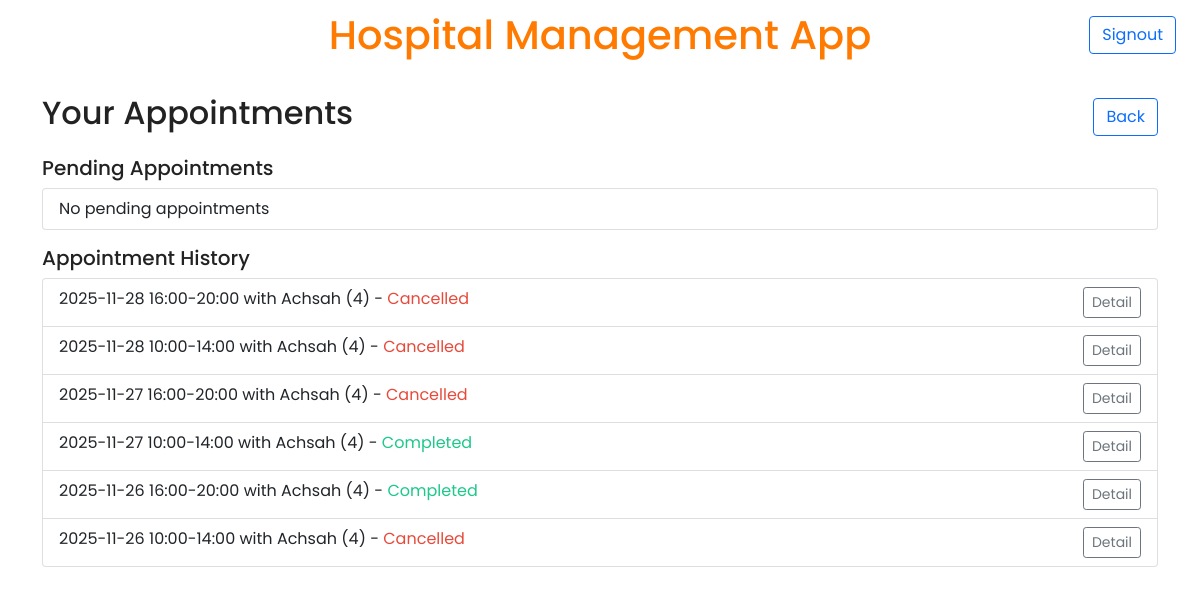
/patient/appointments (signed in), run on the app's committed database.
### backend/models.py (models this page shows)
class Appointment(db.Model):
  __tablename__ = 'appointments'
  id = db.Column(db.Integer, primary_key=True)
  patient_id = db.Column(db.Integer, db.ForeignKey('patients.id', ondelete='CASCADE'), nullable=False)
  doctor_id = db.Column(db.Integer, db.ForeignKey('doctors.id', ondelete='CASCADE'), nullable=False)
  appointment_date = db.Column(db.String, nullable=False)
  appointment_time = db.Column(db.String, nullable=False)
  status = db.Column(db.String, nullable=False, default='Booked')
  notes = db.Column(db.Text)
  created_at = db.Column(db.DateTime, server_default=db.func.current_timestamp())
  __table_args__ = (db.UniqueConstraint('doctor_id', 'appointment_date', 'appointment_time', name='uix_appointment'),)
  treatments = db.relationship('Treatment', backref='appointment_obj', cascade='all, delete-orphan', passive_deletes=True)

class Doctor(db.Model):
  __tablename__ = 'doctors'
  id = db.Column(db.Integer, primary_key=True)
  name = db.Column(db.String, nullable=False)
  email = db.Column(db.String, unique=True, nullable=False)
  password = db.Column(db.String, nullable=False)
  specialization_id = db.Column(db.Integer, db.ForeignKey('departments.id', ondelete='SET NULL'))
  bio = db.Column(db.Text)
  blacklisted = db.Column(db.Integer, default=0)
  appointments = db.relationship('Appointment', backref='doctor_obj', lazy='dynamic', passive_deletes=True)
  availabilities = db.relationship('DoctorAvailability', backref='doctor_obj', cascade='all, delete-orphan', passive_deletes=True)

### backend/controller.py (the view, shortened to what this page needs)
    @app.route('/patient/appointments')
    def route_show_patient_appointments_list():
        patient_id = session.get('patient_id')
        pending = []
        history = []
        if patient_id:
            rows_pending = db.session.query(Appointment.id, Doctor.id.label('doctor_id'), Doctor.name.label('doctor_name'), Appointment.appointment_date, Appointment.appointment_time, Appointment.status).outerjoin(Doctor, Appointment.doctor_id == Doctor.id).filter(Appointment.patient_id == patient_id, Appointment.status == 'Booked').order_by(Appointment.appointment_date, Appointment.appointment_time).all()
            rows_history = db.session.query(Appointment.id, Doctor.id.label('doctor_id'), Doctor.name.label('doctor_name'), Appointment.appointment_date, Appointment.appointment_time, Appointment.status).outerjoin(Doctor, Appointment.doctor_id == Doctor.id).filter(Appointment.patient_id == patient_id, Appointment.status != 'Booked').order_by(Appointment.appointment_date.desc(), Appointment.appointment_time.desc()).all()
            for r in rows_history:
                history.append({
                    'id': getattr(r, 'id', None) or r[0],
                    'doctor_id': getattr(r, 'doctor_id', None) or r[1],
                    'doctor_name': getattr(r, 'doctor_name', None) or r[2],
                    'appointment_date': getattr(r, 'appointment_date', None) or r[3],
                    'appointment_time': getattr(r, 'appointment_time', None) or r[4],
                    'status': getattr(r, 'status', None) or r[5],
                })
        return render_template('patient/appointments_list.html', pending=pending, history=history)

### templates/patient/appointments_list.html (shortened to what this page needs)
{% extends "base.html" %}
{% block main_content %}
<div class="d-flex justify-content-between align-items-center mb-3">
  <h2>Your Appointments</h2>
  <a class="btn btn-outline-primary" href="{{ url_for('route_show_patient_dashboard') }}">Back</a>
</div>
<h5>Pending Appointments</h5>
<ul class="list-group mb-3">
  {% if pending|length == 0 %}
  <li class="list-group-item">No pending appointments</li>
  {% endif %}
</ul>
<h5>Appointment History</h5>
<ul class="list-group">
  {% for a in history %}
  <li class="list-group-item">
    {{ a.appointment_date }} {{ a.appointment_time }} with {{ a.doctor_name }} ({{ a.doctor_id }}) - <span class="status-{{ a.status|lower }}">{{ a.status }}</span>
    <a class="btn btn-sm btn-outline-secondary float-end" href="{{ url_for('route_show_patient_appointment_detail', appointment_id=a.id) }}">Detail</a>
  </li>
  {% endfor %}
</ul>
{% endblock %}

### static/css/style.css (style rules this page uses)
:root { --primary-orange: #ff7a00; --primary-orange-dark: #e66800; --neutral-muted: #6c757d; --available-green: #d4f7d4; --unavailable-red: #ffd6d6; }
body { background-color: #ffffff; color: #222222; font-family: 'Poppins', sans-serif; }
.status-completed { color: #1cc88a; }
.status-cancelled { color: #e74a3b; }

### data on the page
Appointment: appointment_date "2025-11-28", appointment_time "16:00-20:00", doctor_name "Achsah", doctor_id "4", status "Cancelled"
Appointment: appointment_date "2025-11-28", appointment_time "10:00-14:00", doctor_name "Achsah", doctor_id "4", status "Cancelled"
Appointment: appointment_date "2025-11-27", appointment_time "16:00-20:00", doctor_name "Achsah", doctor_id "4", status "Cancelled"
Appointment: appointment_date "2025-11-27", appointment_time "10:00-14:00", doctor_name "Achsah", doctor_id "4", status "Completed"
Appointment: appointment_date "2025-11-26", appointment_time "16:00-20:00", doctor_name "Achsah", doctor_id "4", status "Completed"
Appointment: appointment_date "2025-11-26", appointment_time "10:00-14:00", doctor_name "Achsah", doctor_id "4", status "Cancelled"
